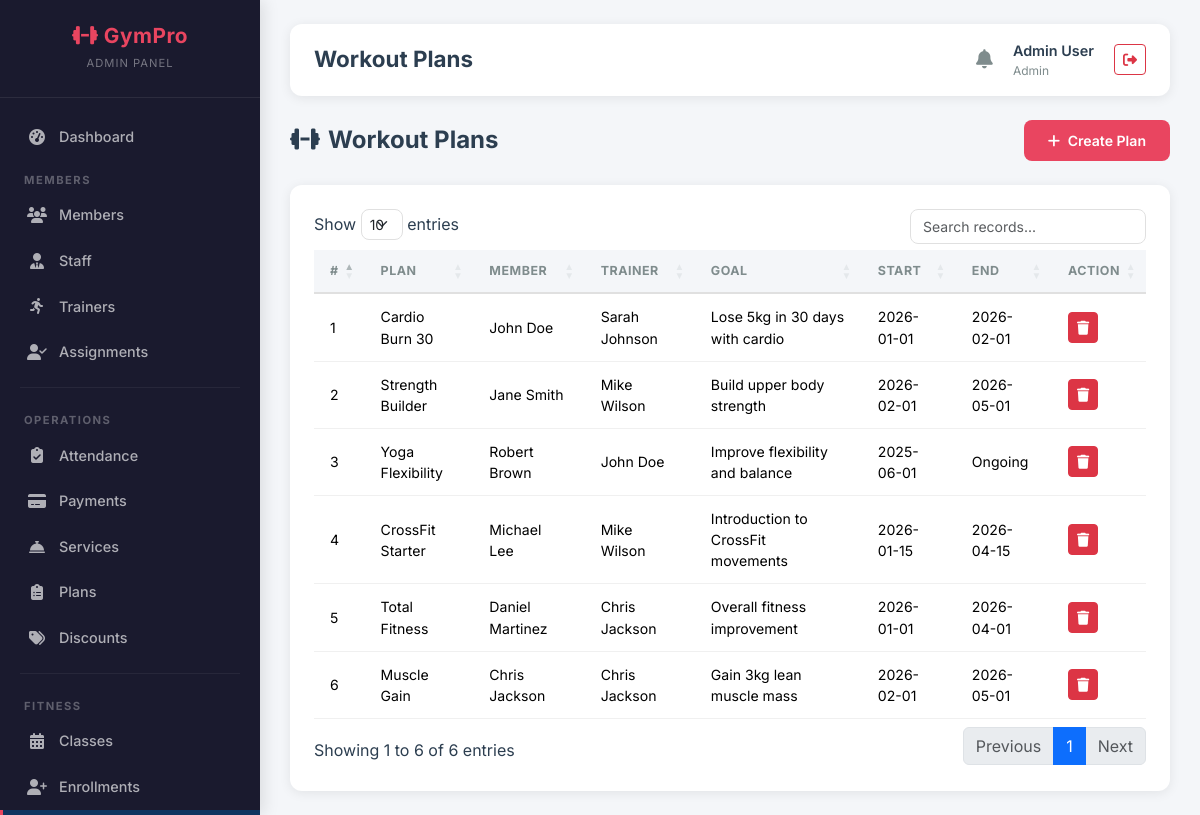
Page /admin/workout_plans.php (signed in) on the committed database.
### tables this page shows
CREATE TABLE workout_plans (
    plan_id INT AUTO_INCREMENT PRIMARY KEY,
    member_id INT,
    trainer_id INT,
    plan_name VARCHAR(100) NOT NULL,
    goal TEXT,
    start_date DATE,
    end_date DATE,
    created_at TIMESTAMP DEFAULT CURRENT_TIMESTAMP,
    FOREIGN KEY (member_id) REFERENCES users(user_id) ON DELETE CASCADE,
    FOREIGN KEY (trainer_id) REFERENCES trainers(trainer_id)
);

CREATE TABLE users (
    user_id INT AUTO_INCREMENT PRIMARY KEY,
    full_name VARCHAR(100) NOT NULL,
    email VARCHAR(100) UNIQUE NOT NULL,
    password VARCHAR(255) NOT NULL,
    phone VARCHAR(20),
    gender ENUM('male','female','other'),
    role ENUM('admin','staff','customer') DEFAULT 'customer',
    status ENUM('active','pending','expired','frozen') DEFAULT 'pending',
    profile_pic VARCHAR(255),
    address TEXT,
    dob DATE,
    created_at TIMESTAMP DEFAULT CURRENT_TIMESTAMP
);

### admin/workout_plans.php (the view, shortened to what this page needs)
<?php
require_once __DIR__ . '/../config/db.php';
$plans = $pdo->query("SELECT wp.*, u.full_name as member_name, tu.full_name as trainer_name FROM workout_plans wp JOIN users u ON wp.member_id = u.user_id LEFT JOIN trainers t ON wp.trainer_id = t.trainer_id LEFT JOIN users tu ON t.user_id = tu.user_id ORDER BY wp.created_at DESC")->fetchAll();
include __DIR__ . '/../includes/header.php';
?>
<div class="page-header"><h4><i class="fas fa-dumbbell me-2"></i>Workout Plans</h4>
    <button class="btn btn-accent" data-bs-toggle="modal" data-bs-target="#addModal"><i class="fas fa-plus me-1"></i> Create Plan</button></div>
<div class="card-custom"><div class="card-body">
    <table class="table table-custom datatable">
        <thead><tr><th>#</th><th>Plan</th><th>Member</th><th>Trainer</th><th>Goal</th><th>Start</th><th>End</th><th>Action</th></tr></thead>
        <tbody>
        <?php foreach ($plans as $i => $p): ?>
        <tr><td><?= $i+1 ?></td><td><?= htmlspecialchars($p['plan_name']) ?></td><td><?= htmlspecialchars($p['member_name']) ?></td><td><?= htmlspecialchars($p['trainer_name'] ?? 'N/A') ?></td><td><?= htmlspecialchars(substr($p['goal'] ?? '',0,40)) ?></td><td><?= $p['start_date'] ?></td><td><?= $p['end_date'] ?? 'Ongoing' ?></td>
        <td><button class="btn btn-danger btn-sm" onclick="confirmDelete('?delete=<?= $p['plan_id'] ?>','<?= htmlspecialchars($p['plan_name']) ?>')"><i class="fas fa-trash"></i></button></td></tr>
        <?php endforeach; ?></tbody></table></div></div>
<?php include __DIR__ . '/../includes/footer.php'; ?>

### assets/css/custom.css (style rules this page uses)
:root { --sidebar-bg: #1a1a2e; --sidebar-hover: #16213e; --sidebar-active: #0f3460; --accent: #e94560; --accent-hover: #c81e45; --accent-light: rgba(233, 69, 96, 0.15); --bg-light: #f4f6f9; --bg-white: #ffffff; --text-dark: #2c3e50; --text-muted: #7f8c8d; --text-light: #ecf0f1; --border-color: #e0e0e0; --shadow: 0 2px 12px rgba(0, 0, 0, 0.08); --shadow-lg: 0 8px 30px rgba(0, 0, 0, 0.12); --radius: 12px; --radius-sm: 8px; --transition: all 0.3s ease; --font-main: 'Inter', sans-serif; }
* { box-sizing: border-box; }
body { font-family: var(--font-main); background: var(--bg-light); color: var(--text-dark); margin: 0; padding: 0; min-height: 100vh; }
.card-custom { background: var(--bg-white); border-radius: var(--radius); box-shadow: var(--shadow); border: none; overflow: hidden; transition: var(--transition); }
.card-custom .card-body { padding: 24px; }
.table-custom { width: 100%; border-collapse: separate; border-spacing: 0; }
.table-custom thead th { background: var(--bg-light); font-size: 0.78rem; font-weight: 700; text-transform: uppercase; letter-spacing: 0.5px; color: var(--text-muted); padding: 12px 16px; border-bottom: 2px solid var(--border-color); }
.table-custom tbody td { padding: 12px 16px; font-size: 0.88rem; border-bottom: 1px solid #f0f0f0; vertical-align: middle; }
.btn-accent { background: var(--accent); color: #fff; border: none; padding: 10px 24px; border-radius: var(--radius-sm); font-weight: 600; font-size: 0.88rem; transition: var(--transition); cursor: pointer; }
.page-header { display: flex; justify-content: space-between; align-items: center; margin-bottom: 24px; flex-wrap: wrap; gap: 12px; }
.page-header h4 { font-weight: 700; margin: 0; }

### rows in the picture
workout_plans: plan_name "Cardio Burn 30", member.full_name "John Doe", users.full_name "Sarah Johnson", goal "Lose 5kg in 30 days with cardio", start_date "2026-01-01", end_date "2026-02-01"
workout_plans: plan_name "Strength Builder", member.full_name "Jane Smith", users.full_name "Mike Wilson", goal "Build upper body strength", start_date "2026-02-01", end_date "2026-05-01"
workout_plans: plan_name "Yoga Flexibility", member.full_name "Robert Brown", users.full_name "John Doe", goal "Improve flexibility and balance", start_date "2025-06-01", end_date "Ongoing"
workout_plans: plan_name "CrossFit Starter", member.full_name "Michael Lee", users.full_name "Mike Wilson", goal "Introduction to CrossFit movements", start_date "2026-01-15", end_date "2026-04-15"
workout_plans: plan_name "Total Fitness", member.full_name "Daniel Martinez", users.full_name "Chris Jackson", goal "Overall fitness improvement", start_date "2026-01-01", end_date "2026-04-01"
workout_plans: plan_name "Muscle Gain", member.full_name "Chris Jackson", goal "Gain 3kg lean muscle mass", start_date "2026-02-01", end_date "2026-05-01"

### other values in the picture
$page_title "Workout Plans"
$_SESSION['full_name'] "Admin User"
$_SESSION['role'] "Admin"
